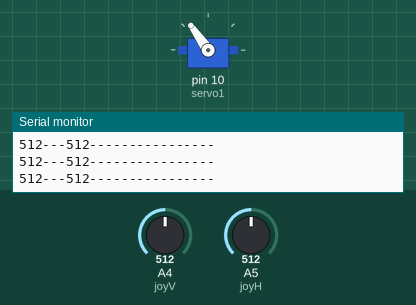
The sketch below on a simulated Arduino Uno, built with avr-gcc and run on an emulated ATmega328P. On the bench: servo, the last lines printed to the serial monitor. The test bench sets the inputs (shaded band); at power-on: A4 (joyV) = 512, A5 (joyH) = 512.

Above: at 1.2 s.
1.3 s: A4 (joyV) set to 716
At 2.5 s:
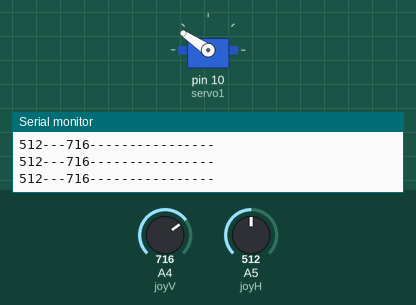
2.8 s: A4 (joyV) set to 900
At 3.2 s:
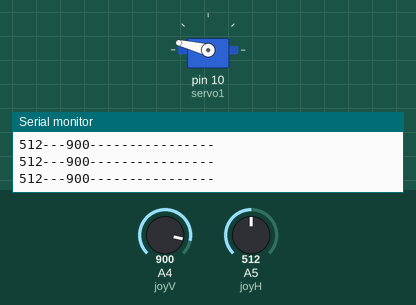
4.3 s: A4 (joyV) set to 1023
At 5.2 s:
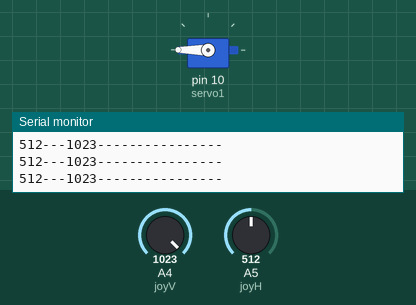
5.8 s: A4 (joyV) set to 306
At 7.0 s:
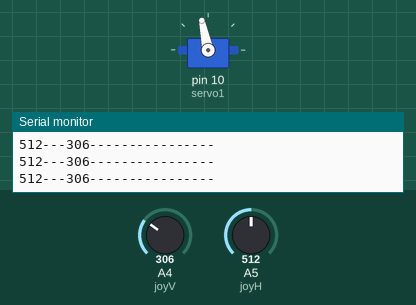
7.3 s: A4 (joyV) set to 122
At 8.5 s:
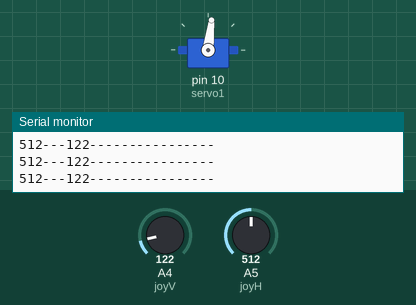
8.8 s: A4 (joyV) set to 0
At 9.4 s:
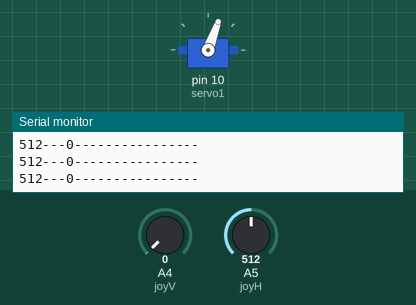
Timing chart, 0 to 11.3 s (numbered marks = the images above; inputs shaded):
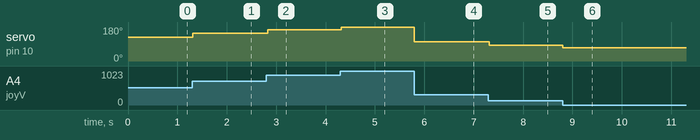

The sketch:

sketch_dec9b.ino
```cpp
#include <Servo.h>;

const int servo1 = 10;       // first servo
const int servo2 = 11;       // second servo
const int joyH = 5;        // L/R Parallax Thumbstick
const int joyV = 4;        // U/D Parallax Thumbstick

int ServoVal;

Servo myservo1;
Servo myservo2;

void setup() {
  // put your setup code here, to run once:
  myservo1.attach(servo1);  // attaches the servo
  //myservo2.attach(servo2);  // attaches the servo

  // Inizialize Serial
  Serial.begin(9600);
}

void loop() {
  // put your main code here, to run repeatedly:
  // Display Joystick values using the serial monitor
    outputJoystick();

    // Read the horizontal joystick value  (value between 0 and 1023)
    ServoVal = analogRead(joyH);
    ServoVal = map(ServoVal, 0, 1023, 0, 180);     // scale it to use it with the servo (result  between 0 and 180)

    myservo2.write(ServoVal);                         // sets the servo position according to the scaled value

    // Read the horizontal joystick value  (value between 0 and 1023)
    ServoVal = analogRead(joyV);
    ServoVal = map(ServoVal, 0, 1023, 70, 180);     // scale it to use it with the servo (result between 70 and 180)

    myservo1.write(ServoVal);                           // sets the servo position according to the scaled value

    delay(15);

}

void outputJoystick(){

    Serial.print(analogRead(joyH));
    Serial.print ("---");
    Serial.print(analogRead(joyV));
    Serial.println ("----------------");
}
```

Measured:
- after the input at 1.3 s, servo on pin 10 (servo1): 125° → 146° at once
- after the input at 2.8 s, servo on pin 10 (servo1): 146° → 166° at once
- after the input at 4.3 s, servo on pin 10 (servo1): 166° → 180° at once
- after the input at 5.8 s, servo on pin 10 (servo1): 180° → 102° at once
- after the input at 7.3 s, servo on pin 10 (servo1): 102° → 83° at once
- after the input at 8.8 s, servo on pin 10 (servo1): 83° → 70° at once
